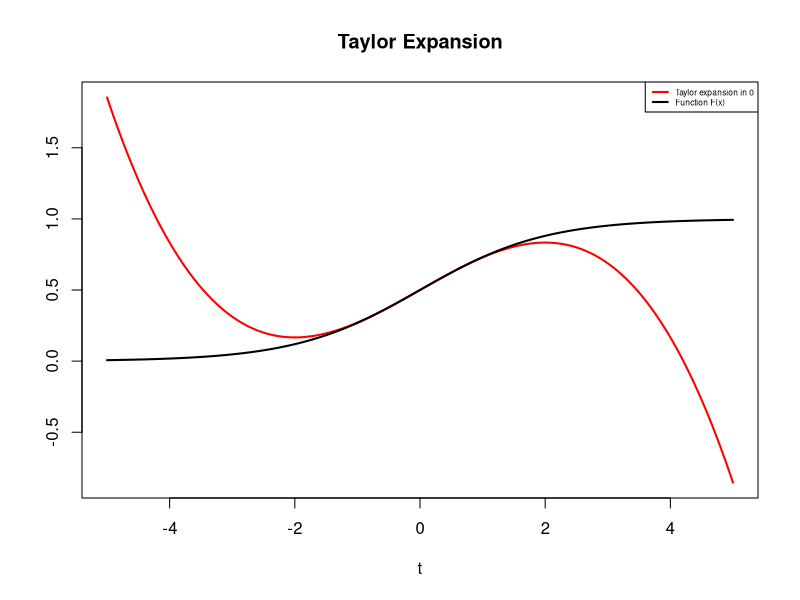
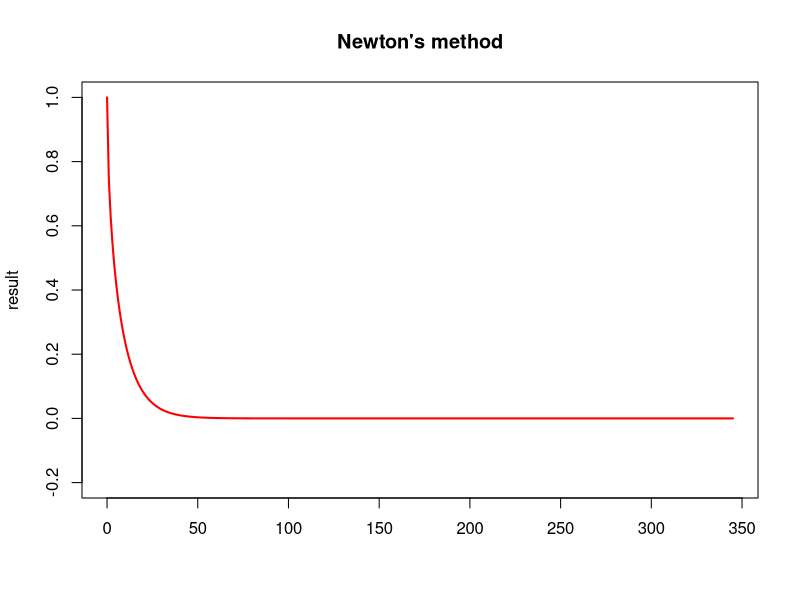
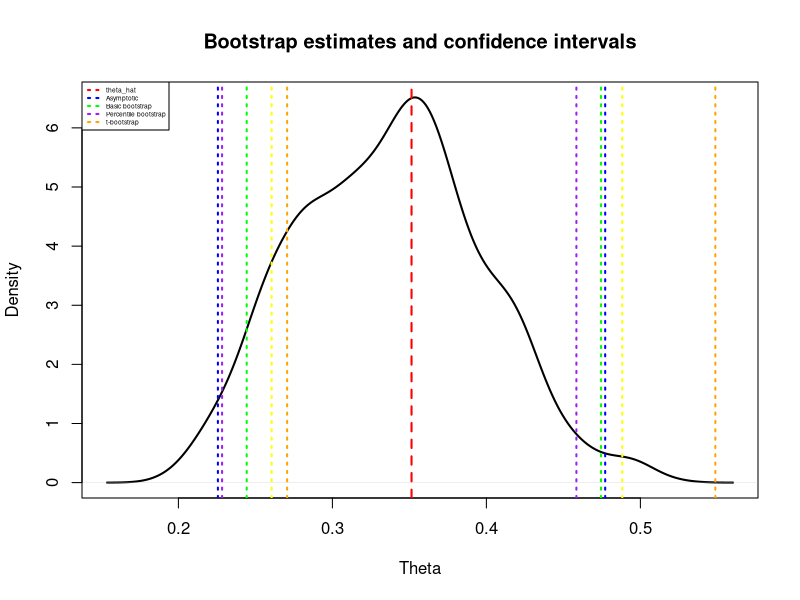

These charts were generated, in order, by the following R code: (Note: a time limit stopped this script after it produced the figures.)
## ---- chunk 1
knitr::opts_chunk$set(warning = FALSE, echo = TRUE)
## ---- chunk 2
f = function(x){
  return(exp(x) / (1 + exp(x)))
}

df1 = function(x){
  return(exp(x)/(1 + exp(x))^2 )
}

df2 = function(x){
  return(-(exp(x)*(exp(x) - 1))/(1 + exp(x))^3)
}


df3 = function(x){
  return((exp(x)*(-4*exp(x) + exp(2*x) + 1))/(exp(x) + 1)^4)
}

taylor_exp = function(x){
  return((0.5) * 1 + (0.25) * x + (-1/48) * x^3)
}


## ---- chunk 3
t = seq(-5,5,0.01)
plot(t,taylor_exp(t), type = 'l', col = 'red', lwd = 2, main = 'Taylor Expansion', ylab = '')
lines(t, f(t), col = 'black', lwd = 2 )
legend("topright", col = c('red', 'black'), lty = c(1,1), lwd = c(2,2),
       cex = 0.5, legend = c("Taylor expansion in 0","Function F(x)"))


## ---- chunk 4
Newton_method = function(x){
  j = 0
  i0 = x
  i = 0
  result = c(i0)
  time = c(0)
  while(j != 1){
    i = i + 1
    i1 = i0 - df2(i0)/df3(i0)*0.1
    result = c(result,i1)
    time = c(time,i)
    if(i1 == i0){
      j = 1
    }
    else {
      j = 0
      i0 = i1
    }
  }
  data.frame(time,result)
  plot(time, result, type = 'l', ylim = c(-0.2,1),
       col = 'red', lwd = 2, main = "Newton's method", xlab = '')
  optimum <- result[length(time )-1]
  if (df2(optimum) > 0) {
    print(paste("The optimum is a minimum and there are",length(time), "iteration and the optimum is", optimum))
  } else {
    print(paste("The optimum is a maximum and there are",length(time), "iteration and the optimum is", optimum))
  }
}

x0 = 1
Newton_method(x0)

## ---- chunk 5
mouvements_nb = c(0,1,2,3,4,5,6,7)
counts = c(182,41,12,2,2,0,0,1)
X =  c(rep(0, 182), rep(1, 41), rep(2,12), rep(3, 2), rep(4,2), c(7))

lambda_hat = t(mouvements_nb)%*%counts/240
# 2.1
LL1 = function(lambda, X) { log(lambda) * sum(X)-length(X) * lambda}
res = optimize(f = LL1, X = X, lower = 0.001, upper = 99, maximum =TRUE)
paste("optim gives us : max =",res$maximum,"| obj = ", res$objective)
## ---- chunk 6

#2.2
X2 =  c(rep(1, 41), rep(2,12), rep(3, 2), rep(4,2), c(7))

LL2 = function(para){
  lambda = para[1]
  p = para[2]
  return(length(X2) * log(1-p) + sum(X2*log(lambda)) - lambda * length(X2)+ 
          182* log(p + (1-p) * exp(-lambda)))}

BFGS = optim(par =c(0.5,0.5), fn = LL2, method = "BFGS",control =list(fnscale =-1))
BFGS_res = c(BFGS$par,BFGS$value, BFGS$counts, BFGS$convergence)
BFGS_res = data.frame(matrix(BFGS_res, nrow = 1))
colnames(BFGS_res) = c('lambda', 'p', 'value', 'iteration','gradient','convergence')
BFGS_res

CG = optim(par =c(0.5,0.5), fn = LL2, method = "CG", control =list(fnscale =-1))
CG_res = c(CG$par,CG$value, CG$counts, CG$convergence)
CG_res = data.frame(matrix(CG_res, nrow = 1))
colnames(CG_res) = c('lambda', 'p', 'value', 'iteration','gradient','convergence')
CG_res
## ---- chunk 7
#2.3

LL3 = function(para){
  lambda = para[1]
  p = para[2]

  return( length(X2) * log(1-p) + sum(X2 * log(lambda)) - lambda  * length(X2)
          - length(X2)* log(1- exp(-lambda)) + 182 * log(p)  )
  }


BFGS = optim(par = c(0.5,0.5), fn = LL3, method = "BFGS",control =list(fnscale =-1))
BFGS_res = c(BFGS$par,BFGS$value, BFGS$counts, BFGS$convergence)
BFGS_res = data.frame(matrix(BFGS_res, nrow = 1))
colnames(BFGS_res) = c('lambda', 'p', 'value', 'iteration','gradient','convergence')
BFGS_res

CG = optim(par = c(0.5,0.5), fn = LL3, method = "CG",control =list(fnscale =-1))
CG_res = c(CG$par,CG$value, CG$counts, CG$convergence)
CG_res = data.frame(matrix(CG_res, nrow = 1))
colnames(CG_res) = c('lamda', 'p', 'value', 'iteration','gradient','convergence')
CG_res
## ---- chunk 8
set.seed(1234)
a = 9
c = 1
n = 30
X = rgamma(n = n, shape = a, scale = c)




theta_hat = ((n-1)/n*sd(X))/mean(X)



theta_boot = c()
sigmastar = c()

for (i in 1:1000){
set.seed(1234*i)
samp = sample(x = as.matrix(X), size = n, replace = TRUE)
theta_boot = append(theta_boot, ((n-1)/n*sd(samp)/mean(samp)))
sigmastar = append(sigmastar, sd(samp)) 
}

Bias= mean(theta_boot) -theta_hat
variance = var(theta_boot)

print(paste("Bias:", round(Bias,3)))
print(paste("Variance:", round(variance,3)))

## ---- chunk 9
born_inf_norm = theta_hat - qnorm(p = 0.975)* theta_hat/sqrt(n)
born_sup_norm =theta_hat + qnorm(p = 0.975)*theta_hat/sqrt(n)
print(paste("Confidence interval for the assymptotic method:", 
            c(round(born_inf_norm,3)),round(born_sup_norm,3)))

## ---- chunk 10
born_inf_basic = theta_hat - quantile(theta_boot-theta_hat, probs = 0.975)
born_sup_basic = theta_hat - quantile(theta_boot-theta_hat, probs = 0.025)
print(paste("Confidence interval for the basic bootstrap method:", 
            c(round(born_inf_basic,3)),round(born_sup_basic,3)))
## ---- chunk 11
born_inf_perc = theta_hat  + quantile(theta_boot-theta_hat, probs = 0.025)
born_sup_perc = theta_hat  + quantile(theta_boot-theta_hat, probs = 0.975)
print(paste("Confidence interval for the percentile bootstrap method:", 
            c(round(born_inf_perc,3)),round(born_sup_perc,3)))
## ---- chunk 12
U = sqrt(n) * (theta_boot-theta_hat)/sigmastar
born_inf_t = theta_hat-sd(X) *quantile(U, probs = 0.975)/sqrt(n)
born_sup_t = theta_hat-sd(X) *quantile(U, probs = 0.025)/sqrt(n)
print(paste("Confidence interval for the t-bootstrap method:", 
            c(round(born_inf_t,3)),round(born_sup_t,3)))
## ---- chunk 13

T <- function(X) {
  return(sd(X) / mean(X))
}

bootstrap <- function(X) {
  return(sample(X, replace = TRUE))
}



B1 <- 2000
T_star <- numeric(B1)


for (b1 in 1:B1) {
  set.seed(1234*b1)


  X_star <- bootstrap(X)
  

  T_star[b1] <- T(X_star)
}

B2 <- 200


var_star_star <- numeric(B1)


for (b1 in 1:B1) {

  T_star_star <- numeric(B2)
  

  for (b2 in 1:B2) {
  set.seed(1234*b1*b2)
    X_star_star <- bootstrap(X_star[b1])
    
    
    T_star_star[b2] <- T(X_star_star)
  }
  
 
  var_star_star[b1] <- var(T_star_star)
}

sigma_star <- sqrt(n * var(T_star) / B1)



W_star <- sqrt(n) * (T_star - T(X)) / sigma_star 



lower <- T(X) - quantile(W_star, p = 1 - 0.05 / 2, na.rm = TRUE) * sigma_star / sqrt(n)
upper <- T(X) - quantile(W_star, p = 0.05 / 2, na.rm = TRUE) * sigma_star / sqrt(n)


print(paste("Confidence interval for the iterated t-bootstrap method:", 
            c(round(lower,3)),round(upper,3)))
## ---- chunk 14
plot(density(theta_boot), main = "Bootstrap estimates and confidence intervals",
     xlab = "Theta", ylab = "Density", lwd = 2)
abline(v = theta_hat, lty = 2, col = "red", lw = 2)
abline(v = c(born_inf_norm, born_sup_norm), lty = 3, col = "blue", lw = 2)
abline(v = c(born_inf_basic, born_sup_basic), lty = 3, col = "green", lw = 2)
abline(v = c(born_inf_perc, born_sup_perc), lty = 3, col = "purple", lw = 2)
abline(v = c(born_inf_t, born_sup_t), lty = 3, col = "orange", lw = 2)
abline(v = c(lower, upper), lty = 3, col = 'yellow', lw = 2)
legend("topleft", c("theta_hat","Asymptotic", "Basic bootstrap", "Percentile bootstrap", "t-bootstrap"),
       lty = c(3, 3, 3, 3, 3, 3),lw = c(2,2,2,2,2,2), col = c("red", "blue", "green", "purple", "orange", "yellow"), cex = 0.4)
## ---- chunk 15
set.seed(1234)
a= 9
c=1
n = 30
X = rgamma(n = n, shape = a, scale = c)

null_hypothesis <- 1/3
alternative_hypothesis <- "!="


theta_hat <- ((n - 1) / n * sd(X)) / mean(X)
Xtilde = X-mean(X)+3*sd(X)

B <- 1000
bootstrap_samples <- lapply(1:B, function(i) sample(x = Xtilde, size = n, replace = TRUE))



theta_estimators <- lapply(bootstrap_samples, function(bootstrap_sample) {
  mean_bootstrap_sample <- mean(bootstrap_sample)
  var_bootstrap_sample <- var(bootstrap_sample)
  theta_estimator <- sqrt(var_bootstrap_sample) / mean_bootstrap_sample
  return(theta_estimator)})









p_value = 0
for(i in 1:length(bootstrap_samples)){
if (theta_estimators[i]<theta_hat){p_value  = p_value+1}}
p_value = (p_value +1)/(B+1)
print(paste("p-value :",p_value))

  if (p_value < 0.05) {
    print("Reject null hypothesis")
  } else {
    print("Fail to reject null hypothesis")}


## ---- chunk 16
set.seed(1234)
a= 9
c=1
n = 30
X = rgamma(n = n, shape = a, scale = c)

null_hypothesis <- 0.75
alternative_hypothesis <- "<="


theta_hat <- ((n - 1) / n * sd(X)) / mean(X)
Xtilde = X-mean(X)+4*sd(X)/3

B <- 1000
bootstrap_samples <- lapply(1:B, function(i) sample(x = Xtilde, size = n, replace = TRUE))



theta_estimators <- lapply(bootstrap_samples, function(bootstrap_sample) {
  mean_bootstrap_sample <- mean(bootstrap_sample)
  var_bootstrap_sample <- var(bootstrap_sample)
  theta_estimator <- sqrt(var_bootstrap_sample) / mean_bootstrap_sample
  return(theta_estimator)})

         
         
         
         



p_value = 0
for(i in 1:length(theta_estimators)){
if (theta_estimators[i]<theta_hat){p_value  = p_value+1}}
p_value = (p_value +1)/(B+1)

print(paste("p-value :",p_value))


  if (p_value < 0.05) {
    print("Reject null hypothesis")
  } else {
    print("Fail to reject null hypothesis")}




## ---- chunk 17
set.seed(1234)
resulttot = matrix(nrow = 4, ncol = 2,dimnames = list(c( "As.Normal", "Basic Boot.", "Perc.Boot.", "t-Boot."), c("length", "coverage") ))
M = 1000
a= 9
c=1
n = 30

for (n in c(10,50,100,500)){
count_t = 0
count_norm = 0
count_basic = 0
count_perc = 0
count_t_length = 0
count_norm_length = 0
count_basic_length = 0
count_perc_length = 0
for(j in 1:M){
set.seed(1234*i*j)

X =  rgamma(n = n, shape = a, scale = c)
result = matrix(nrow = 4, ncol = 2,dimnames = list(c( "As.Normal", "Basic Boot.", "Perc.Boot.", "t-Boot."), c("length", "coverage") ))


teta_hat = ((n-1)/n*sd(X))/mean(X)


born_inf_norm = teta_hat -qnorm(p = 0.975)*teta_hat/sqrt(n)
born_sup_norm =teta_hat+qnorm(p = 0.975)*teta_hat/sqrt(n)
born_inf_norm
born_sup_norm


if (1/3>born_inf_norm && 1/3< born_sup_norm){count_norm = count_norm + 1}


length_norm = born_sup_norm - born_inf_norm


count_norm_length = count_norm_length + length_norm
result[1,1] = count_norm_length/M



X_boot = c()
sigmastar = c()

for (i in 1:1000){
samp = sample(x = as.matrix(X), size = n, replace = TRUE)
X_boot = append(X_boot, ((n-1)/n*sd(samp)/mean(samp)))
sigmastar = append(sigmastar, sd(samp)) 
}



born_inf_basic=2*teta_hat - quantile(X_boot, probs = 0.975)
born_sup_basic =2*teta_hat - quantile(X_boot, probs = 0.025)
born_inf_basic
born_sup_basic

if (1/3>born_inf_basic && 1/3< born_sup_basic){count_basic = count_basic + 1}


length_basic = born_sup_basic - born_inf_basic
count_basic_length = count_basic_length + length_basic
result[2,1] = count_basic_length/M


born_inf_perc=  quantile(X_boot, probs = 0.025)
born_sup_perc =  quantile(X_boot, probs = 0.975)
born_inf_perc
born_sup_perc

if (1/3>born_inf_perc && 1/3< born_sup_perc){count_perc = count_perc + 1}


length_perc = born_sup_perc - born_inf_perc
count_perc_length = count_perc_length + length_basic
result[3,1] = count_perc_length/M


S = sqrt(n) * (X_boot-teta_hat)/sigmastar


born_inf_t = teta_hat-sd(X) *quantile(S, probs = 0.975)/sqrt(n)
born_sup_t = teta_hat-sd(X) *quantile(S, probs = 0.025)/sqrt(n)
born_inf_t
born_sup_t


if (1/3>born_inf_t && 1/3< born_sup_t){count_t = count_t + 1}

length_t = born_sup_t - born_inf_t
count_t_length = count_t_length + length_t
result[4,1] = count_t_length/M


}


result[1,2] = count_norm/M
result[2,2] = count_basic/M
result[3,2] = count_perc/M
result[4,2] = count_t/M
resulttot = cbind(resulttot, result)
}
print('              n = 3               n = 10            n = 20              n = 30                 ')
resulttot[,c(3:10)]
